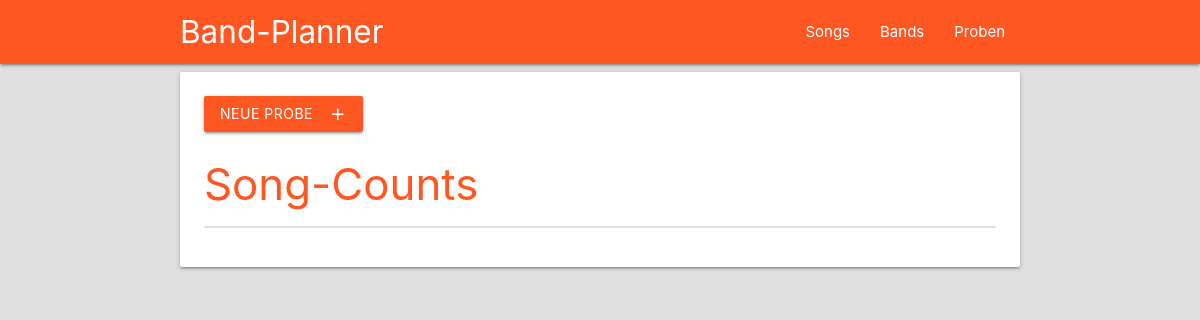
/proben, run on an earlier commit of the app's database.
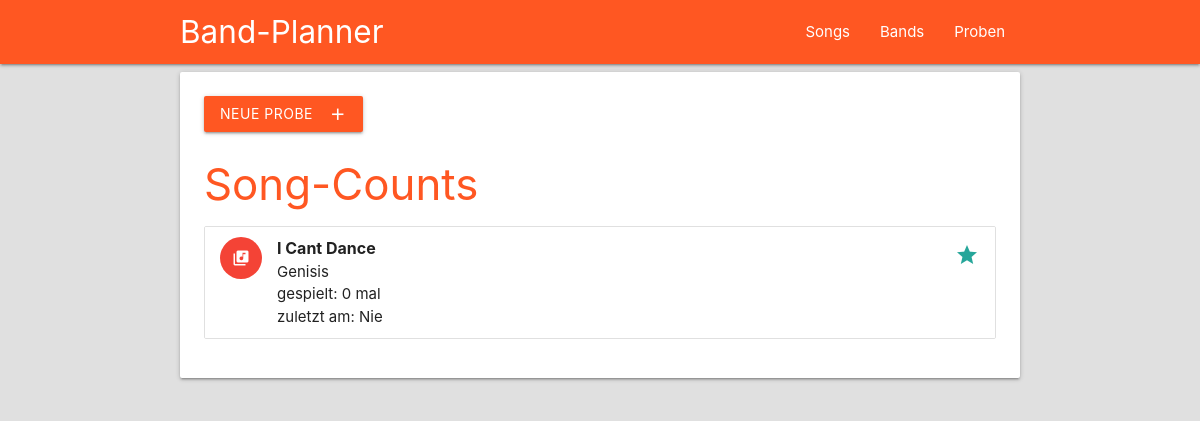
And on a later commit of the database.
### song_request/models.py (models this page shows, shortened)
class Song(models.Model):
    name = models.CharField(max_length=40, verbose_name='Titel', unique=True)
    album = models.CharField(max_length=40, verbose_name='Album')
    published = models.IntegerField(verbose_name='Erscheinungsjahr')
    band = models.ForeignKey(Band, verbose_name='Band', on_delete=models.CASCADE)
    info = models.TextField(verbose_name='Info')
    @property
    def rehearsed_count(self):
        rehearsal_query = Rehearsal.objects.filter(songs__name=self.name)
        if rehearsal_query.exists():
            return rehearsal_query.count()
        else:
            return 0
    @property
    def last_played(self):
        rehearsal_query = Rehearsal.objects.filter(songs__name=self.name)
        if rehearsal_query.exists():
            return rehearsal_query.latest('date').date
        else:
            return 'Nie'
    @property
    def color(self):
        if self.last_played == 'Nie':
            return 'red'
        else:
            days_not_played = datetime.date.today() - self.last_played
    class Meta:
        ordering = ['-band']

class Band(models.Model):
    name = models.CharField(max_length=40, unique=True)
    def __str__(self):
        return self.name

### song_request/views.py (the view)
# urls.py: path('proben', views.rehearsal_view, name='proben'),
def rehearsal_view(request):
    context = {
        'rehearsals': models.Rehearsal.objects.all()[:3],
        'song_counts': models.Song.objects.annotate(Count('rehearsal')).order_by('-rehearsal__count')[:10]
    }
    return render(request, 'song_request/rehearsals.html', context)

### song_request/templates/song_request/rehearsals.html (shortened to what this page needs)
{% extends 'song_request/base.html' %}
{% block content %}
<div class="card-panel">
<a href="{% url 'create_rehearsal' %}" class="btn deep-orange">Neue Probe<i class="material-icons right">add</i></a>
  <h3 class="deep-orange-text">Song-Counts</h3>
  <ul class="collection">
  {% for song in song_counts %}
  <li class="collection-item avatar">
    <i class="material-icons circle {{ song.color }}">library_music</i>
    <span class="title"><b>{{ song.name|title }}</b></span>
    <p>
      {{ song.band|title }}<br>
      gespielt: {{ song.rehearsed_count }} mal<br>
      zuletzt am: {{ song.last_played }}
    </p>
    <a href="#!" class="secondary-content"><i class="material-icons">grade</i></a>
  </li>
  {% endfor %}
  </ul>
</div>
{% endblock content %}

What changed in the data, as far as the page shows it:
added Song: name "I Cant Dance", band "Genisis", rehearsed_count "0", last_played "Nie"
